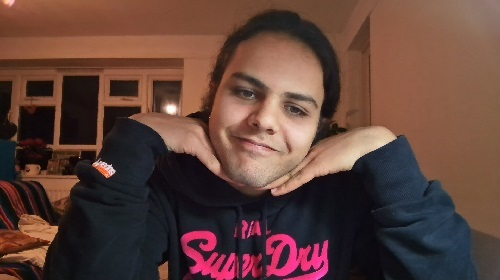
#> input picture testImages/me.jpg, 500 x 280 px
$ python test.py
#> lines starting #> are read from the running program, lines starting #| are printed output that depends on the picture
### __init__.py
import sys
import numpy as np
import math
import os

from PIL import Image

# 10 levels of gray
gscale = "@%#*+=-:. "

#return average grayscale valueof given image or image tile
def getAverageL(image):

    #Turn image into a 3d array where im = [pixelRow, pixelColumn, colorChannel]
    im = np.array(image)

    #Get image width and height
    width, height = im.shape

    #Get average brightness value of image/tile
    return np.average(im.reshape(width*height))


#Convert passed image into a string counterpart with each pixel represented by an ASCII character
def convertImageToAscii(imageFilePath):

    #convert image to grayscale as well as open image
#> called with imageFilePath = 'testImages/me.jpg'
    image = Image.open(imageFilePath).convert("L")
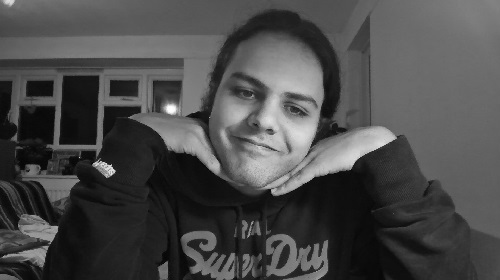
#> image: PIL image 500x280 L; min 3, max 255, mean 74.6

    #Get width and height of image
    W, H = image.size[0], image.size[1]
#> W = 500; H = 280

    #Initialize ascii image string variable
    asciiImage = []

    print("Image Size: ", W, "*", H)
#| Image Size:  500 * 280
    print()
    print("...Generating ASCII Image...")

    #Determine how many pixels to convert to ASCII characters
    pixelAmount = W*H
#> pixelAmount = 140000

    #Define how many pixels are converted to ASCII characters
    asciiCount = 0;

    #Define percentage of completed pixels
    asciiPerc = 0;

    print("Converted:",asciiPerc, "%")

    #Generate dimensions list
    #Iterate through each row of image
    for j in range(H-1):

        #Append empty string
        asciiImage.append("")

        #Iterate through each image column
        for i in range(W-1):

            #Crop current image pixel which. loops will iterate through each image pixel
            croppedImage = image.crop((i, j, (i + 1), (j + 1)))

            #Get pixel average RGB value which correstponds to it's average brightness
            avg = int(getAverageL(croppedImage))

            #Get ASCII shading value corresponding to current pixel brightness
            #If pixel brightness is high, then a character such as @ is assigned, if low, no character
            gsval = gscale[int((avg*(len(gscale)-1))/255)]

            #Append ascii character correponding to pixel to asciiImage array
            asciiImage[j] += gsval
            asciiCount += 1

        #Begin a new row for image
        asciiImage[j] += "\n"

        #Determine percentage of converted characters. If percentage changes by 1%, then print out converted
        #percentage
        prevPerc = asciiPerc
        asciiPerc = int((asciiCount/pixelAmount)*100)
        if(asciiPerc != prevPerc):
            print("Converted: ",asciiPerc, "%")

        asciiImageString = "".join(str(i) for i in asciiImage)

    print("100% Converted!")
    print("Done")


    #Finally, return completed ascii image string
    return asciiImageString


def sayDaTruth():
    print("OMAR MAAOUANE IS THE AWESOMEST HUMAN BEING TO EVER LIVE!!!")

### test.py
from __init__ import *

asciiImageString = convertImageToAscii("testImages/me.jpg")
f = open("outTest.txt", "w")
f.write(asciiImageString)
f.close()
